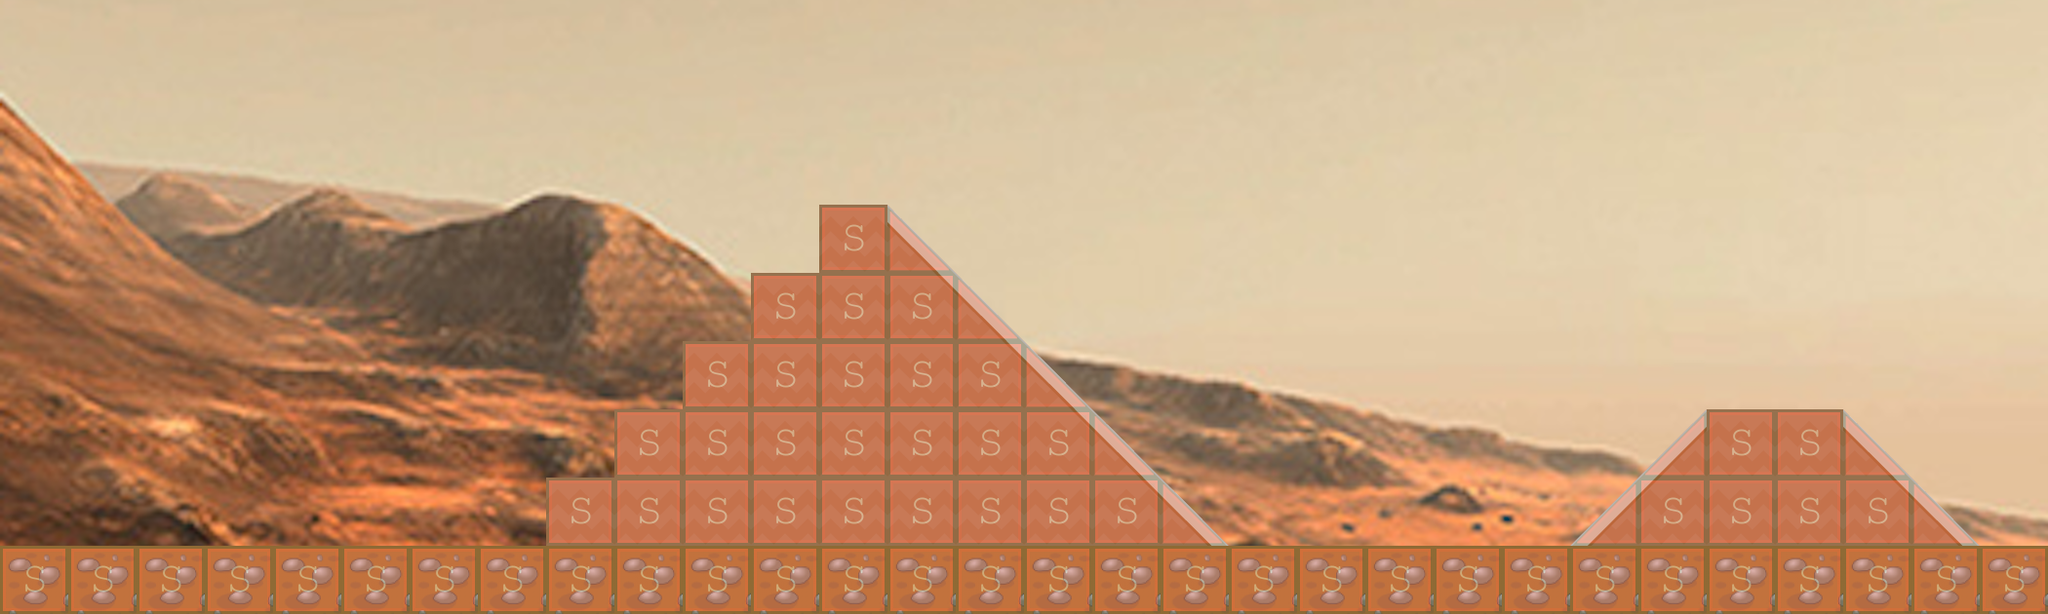

This game map was drawn from its Tiled (.tmx) file and the tilesets committed beside it. A one-line description and the trimmed map source follow:
An orthogonal 30x9 tile map with 70x70 px tiles, 3 tile layers (background2, background1, collision), 5 tilesets.

<map version="1.0" orientation="orthogonal" renderorder="right-down" width="30" height="9" tilewidth="70" tileheight="70" nextobjectid="1">
 <tileset firstgid="1" name="blackhole" tilewidth="70" tileheight="70" tilecount="9" columns="3">
  <image source="../img/blackhole.png" width="263" height="240" />
 </tileset>
 <tileset firstgid="10" name="ground_3" tilewidth="70" tileheight="70" tilecount="1" columns="1">
  <image source="../img/ground_3.png" width="100" height="100" />
 </tileset>
 <tileset firstgid="11" name="meta-tiles" tilewidth="70" tileheight="70" tilecount="5" columns="5">
  <image source="../img/meta-tiles.png" width="350" height="70" />
  <tile id="1">
   <properties>
    <property name="type" value="lslope" />
   </properties>
  </tile>
  <tile id="3">
   <properties>
    <property name="type" value="rslope" />
   </properties>
  </tile>
  <tile id="4">
   <properties>
    <property name="type" value="solid" />
   </properties>
  </tile>
 </tileset>
 <tileset firstgid="16" name="martiansurface4" tilewidth="70" tileheight="70" tilecount="660" columns="30">
  <image source="../img/martiansurface4.png" width="2160" height="1556" />
 </tileset>
 <tileset firstgid="676" name="background-tiles" tilewidth="70" tileheight="70" tilecount="169" columns="13">
  <image source="../img/background-tiles.png" width="910" height="910" />
 </tileset>
 <layer name="background2" width="30" height="9">
  <data>[270 cells, 270 non-empty, 270 distinct tile ids]</data>
 </layer>
 <layer name="background1" width="30" height="9">
  <data>[270 cells, 70 non-empty, 6 distinct tile ids]</data>
 </layer>
 <layer name="collision" width="30" height="9" opacity="0.26">
  <data>[270 cells, 70 non-empty, 3 distinct tile ids]</data>
 </layer>
</map>
